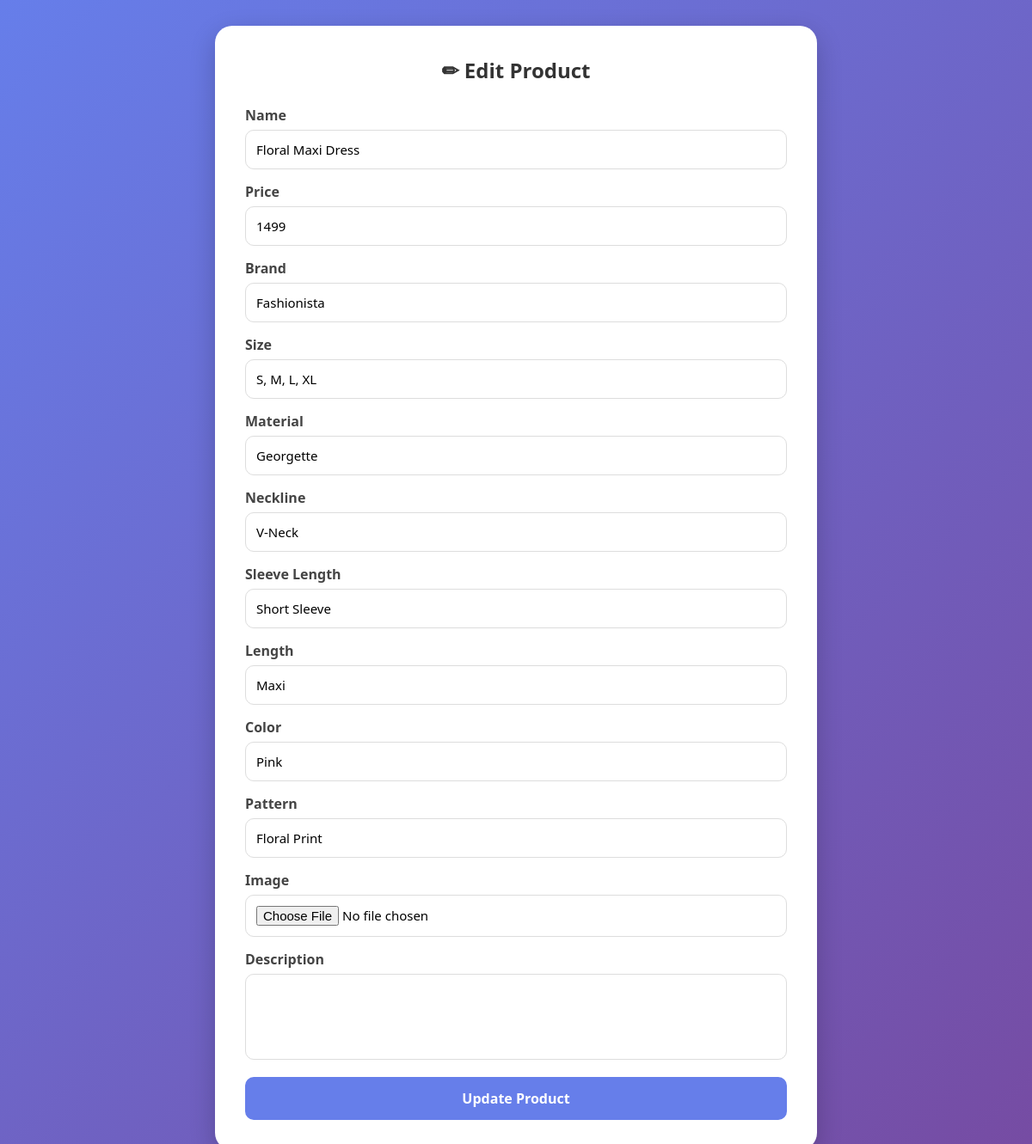
The page /editproduct/8/ on the database its author committed.
### specksapp/models.py (models this page shows)
class dress(models.Model):
    name =  models.CharField(max_length=25,null=True,blank=True)
    user = models.ForeignKey('shopowner_register',on_delete=models.CASCADE,null=True,blank=True)
    price = models.IntegerField(null=True,blank=True)
    brand = models.CharField(max_length=25,null=True,blank=True)
    size = models.CharField(null=True,blank=True)
    material = models.CharField(max_length=25,null=True,blank=True)
    neckline = models.CharField(max_length=25,null=True,blank=True)
    sleeve_length = models.CharField(max_length=25,null=True,blank=True)
    length = models.CharField(null=True,blank=True)
    color = models.CharField(max_length=25,null=True,blank=True)
    pattern = models.CharField(max_length=25,null=True,blank=True)
    image = models.FileField(upload_to='images/',null=True,blank=True)
    discription =  models.CharField(max_length=150,null=True,blank=True)
    quantity = models.IntegerField(default=50)

### specksapp/views.py (the view, shortened to what this page needs)
# urls.py: path('editproduct/<int:id>/',views.editproduct,name='editproduct'),
def editproduct(request,id):
    product=models.dress.objects.get(id=id)
    return render(request,'editproduct.html',{'product':product})

### specksapp/templates/editproduct.html (shortened to what this page needs)
<!DOCTYPE html>
<html>
<head>
</head>
<body>
<div class="container">
    <h2>✏ Edit Product</h2>
    <form action="" method="POST" enctype="multipart/form-data">
        <div class="form-group">
            <label>Name</label>
            <input type="text" name="name" value="{{ product.name }}">
        </div>
        <div class="form-group">
            <label>Price</label>
            <input type="number" name="price" value="{{ product.price }}">
        </div>
        <div class="form-group">
            <label>Brand</label>
            <input type="text" name="brand" value="{{ product.brand }}">
        </div>
        <div class="form-group">
            <label>Size</label>
            <input type="text" name="size" value="{{ product.size }}">
        </div>
        <div class="form-group">
            <label>Material</label>
            <input type="text" name="material" value="{{ product.material }}">
        </div>
        <div class="form-group">
            <label>Neckline</label>
            <input type="text" name="neckline" value="{{ product.neckline }}">
        </div>
        <div class="form-group">
            <label>Sleeve Length</label>
            <input type="text" name="sleeve_length" value="{{ product.sleeve_length }}">
        </div>
        <div class="form-group">
            <label>Length</label>
            <input type="text" name="length" value="{{ product.length }}">
        </div>
        <div class="form-group">
            <label>Color</label>
            <input type="text" name="color" value="{{ product.color }}">
        </div>
        <div class="form-group">
            <label>Pattern</label>
            <input type="text" name="pattern" value="{{ product.pattern }}">
        </div>
        <div class="form-group">
            <label>Image</label>
            <input type="file" name="image">
        </div>
        <div class="form-group">
            <label>Description</label>
            <textarea name="description">{{ product.description }}</textarea>
        </div>
        <button type="submit" class="btn">
            Update Product
        </button>
    </form>
</div>
</body>
</html>

### specksapp/templates/editproduct.html (style rules this page uses)
* { margin:0; padding:0; box-sizing:border-box; font-family:'Segoe UI',sans-serif; }
body { min-height:100vh; display:flex; justify-content:center; align-items:center; background:linear-gradient(135deg,#667eea,#764ba2); padding:30px; }
.container { width:100%; max-width:700px; background:white; padding:35px; border-radius:20px; box-shadow:0 10px 30px rgba(0,0,0,0.2); }
h2 { text-align:center; color:#333; margin-bottom:25px; }
.form-group { margin-bottom:15px; }
label { display:block; margin-bottom:6px; font-weight:600; color:#444; }
input, textarea { width:100%; padding:12px; border:1px solid #ddd; border-radius:10px; font-size:15px; }
textarea { resize:none; height:100px; }
.btn { width:100%; padding:14px; border:none; border-radius:10px; background:#667eea; color:white; font-size:16px; font-weight:bold; cursor:pointer; transition:0.3s; }

### rows shown on the page
dress: name "Floral Maxi Dress", price "1499", brand "Fashionista", size "S, M, L, XL", material "Georgette", neckline "V-Neck", sleeve_length "Short Sleeve", length "Maxi", color "Pink", pattern "Floral Print"
